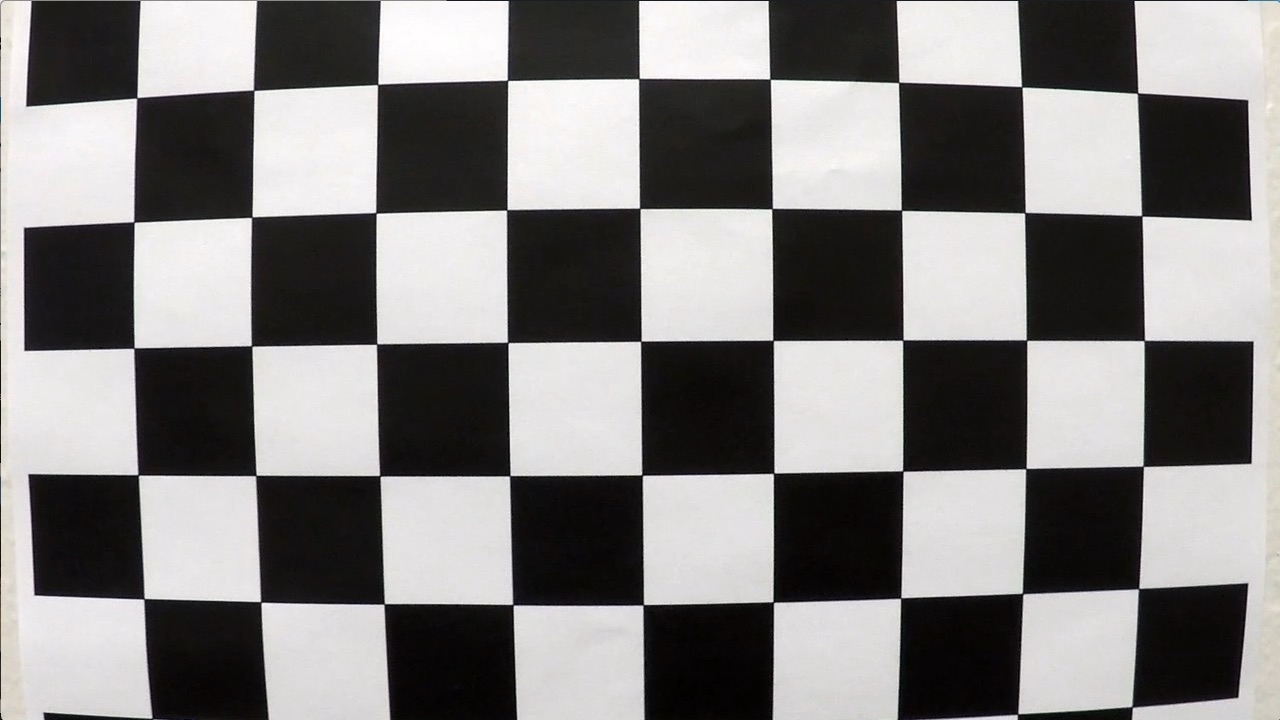
#> input picture data/main/camera_cal/calibration1.jpg, 1280 x 720 px; its folder holds 4 pictures in this run
$ python threshold_binary_demo.py   (older library calls are emulated)
#> lines starting #> are read from the running program, lines starting #| are printed output that depends on the picture; after the words box and inside, x2 and y2 are one past the last pixel; in counts of white or black regions, pixels touching at a corner belong together
### image_processing/calibration.py
import numpy as np
import cv2
from utils.caching import Cache


@Cache(destination_folder='data/main/output/calibration', filename='calibration.pickle', enabled=True)
def calibrate_camera(chessboard_images, num_of_corners, image_size=None):
#> called with num_of_corners = (9, 6)
    num_of_images = len(chessboard_images)
    nx = num_of_corners[0]
    ny = num_of_corners[1]

    if num_of_images == 0:
        raise Exception('No images are loaded for calibration. Provide at least 20 images of a chessboard under '
                        'different angles')
    if num_of_images < 20:
        print(f'{num_of_images} images are loaded. Consider using at least 20 images')
    else:
        print(f'{num_of_images} images are loaded')

    objpoints = []  # 3D points in real world space
    imgpoints = []  # 2D points in image plane

    objpoints_per_image = np.zeros((nx * ny, 3), np.float32)
    objpoints_per_image[:, :2] = np.mgrid[0:nx, 0: ny].T.reshape(-1, 2)

    for filename in chessboard_images:
        img = cv2.imread(filename)
#> img is the input picture: shape (720, 1280, 3); mean B, G, R 127.8, 128.4, 130.1
        gray = cv2.cvtColor(img, cv2.COLOR_BGR2GRAY)  # cv2.imread returns BGR image
        ret, corners = cv2.findChessboardCorners(gray, (nx, ny), None)
#> ret = False; corners = None
        if ret is True:
            imgpoints.append(corners)
            objpoints.append(objpoints_per_image)

    if image_size is not None:
        size = image_size
    else:
        img = cv2.imread(chessboard_images[0])
        size = (img.shape[1], img.shape[0])
#> size = (1280, 720)

    ret, mtx, dist, rvecs, tvecs = cv2.calibrateCamera(objpoints, imgpoints, size, None, None)

    return {"ret": ret, "mtx": mtx, "dist": dist, "rvecs": rvecs, "tvecs": tvecs}

### utils/caching.py
import pickle
from pathlib import Path
import os


class Cache(object):
    def __init__(self, destination_folder, filename, enabled=False):
        self.destination_folder = destination_folder
        self.filename = filename
        self.enabled = enabled

    def __call__(self, function):
        def wrapped_function(*args, **kwargs):
            if self.enabled is True:
                destination_file = os.path.join(self.destination_folder, self.filename)
                # get result from destination file
                if os.path.exists(destination_file):
                    return pickle.load(open(destination_file, "rb"))
                else:
                    Path(self.destination_folder).mkdir(parents=True, exist_ok=True)
                    pickle_file = open(destination_file, "wb")
                    result = function(*args, **kwargs)
                    pickle.dump(result, pickle_file)
                    pickle_file.close()
                    return result
            else:
                return function(*args, **kwargs)

        return wrapped_function

### image_processing/threshold.py
import cv2
import numpy as np


# [54 lines left out: functions abs_sobel_thresh, mag_thresh, dir_threshold, color_threshold, not called in this run]


def channel_threshold(channel, thresh=(0, 255)):
    binary = np.zeros_like(channel)
    binary[(channel >= thresh[0]) & (channel <= thresh[1])] = 1
    return binary

### demonstration/threshold_binary_demo.py
import glob

import cv2
import matplotlib.pyplot as plt
import numpy as np

from image_processing.calibration import calibrate_camera
from image_processing.threshold import channel_threshold

# Compute the camera calibration matrix and distortion coefficients given a set of chessboard images

chessboard_images = glob.glob('../data/main/camera_cal/*.jpg')
nx = 9  # chessboard corners in x direction
ny = 6  # chessboard corners in y direction

calibration_result = calibrate_camera(chessboard_images, (nx, ny))
ret = calibration_result["ret"]
mtx = calibration_result["mtx"]
dist = calibration_result["dist"]
rvecs = calibration_result["rvecs"]
tvecs = calibration_result["tvecs"]

img = cv2.imread('../data/main/test_images/test5.jpg')
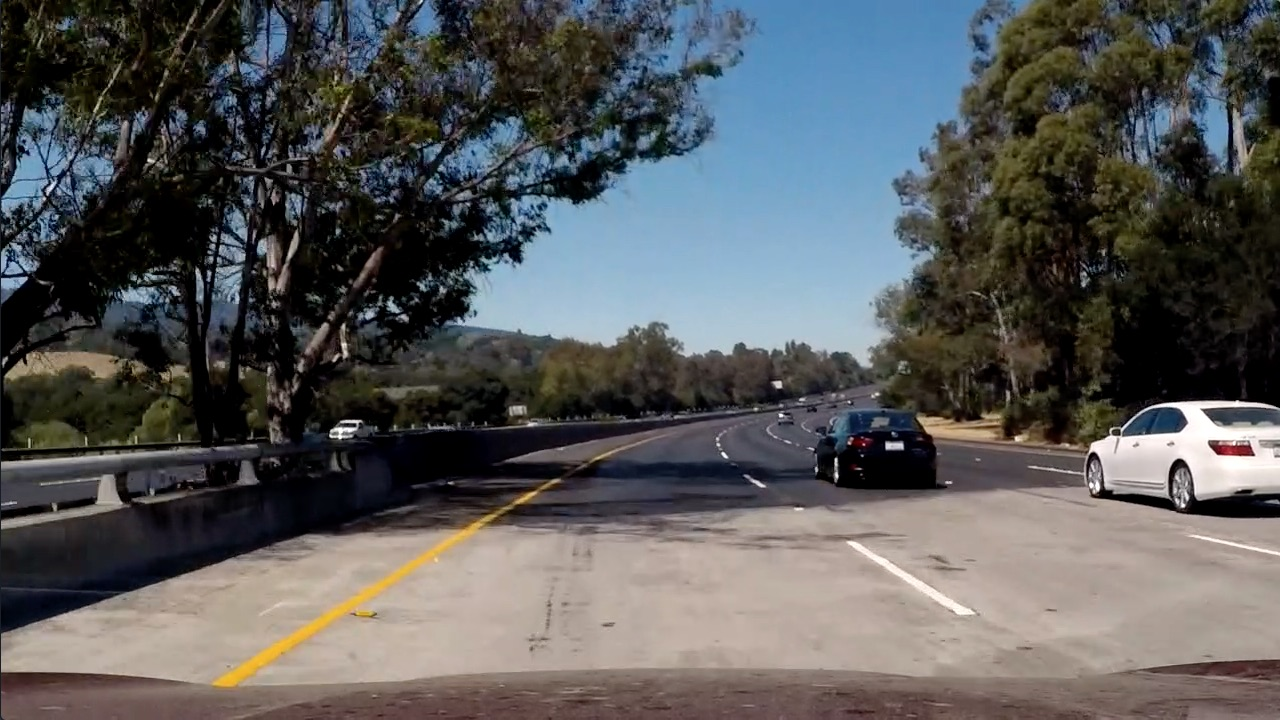
#> input picture data/main/test_images/test5.jpg, 1280 x 720 px
#> img is the input picture: shape (720, 1280, 3); mean B, G, R 89.8, 89.3, 88.5
# Apply a distortion correction to raw images
undistorted_img = cv2.undistort(img, mtx, dist, None, mtx)
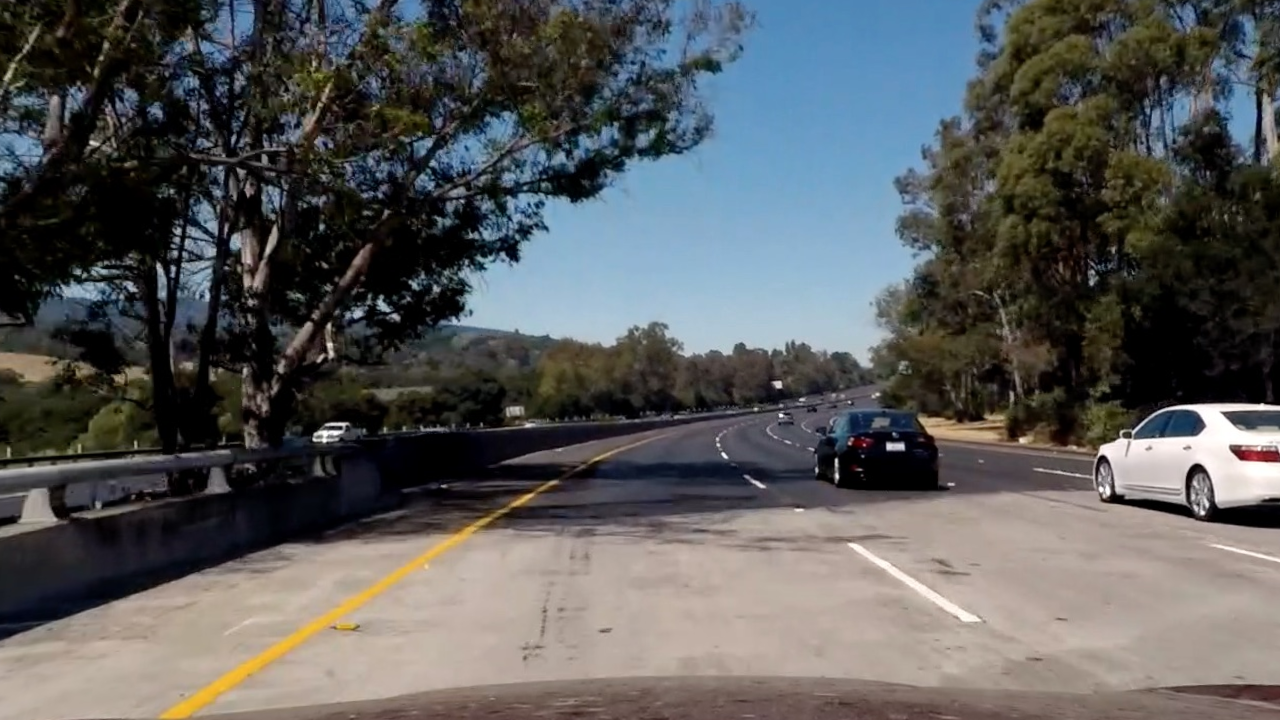
#> undistorted_img: shape (720, 1280, 3); mean B, G, R 90.8, 90.7, 89.8

hls = cv2.cvtColor(undistorted_img, cv2.COLOR_BGR2HLS)
#> hls: shape (720, 1280, 3); mean of channels 0, 1, 2 55.7, 90.4, 68.2
S = hls[:, :, 2]
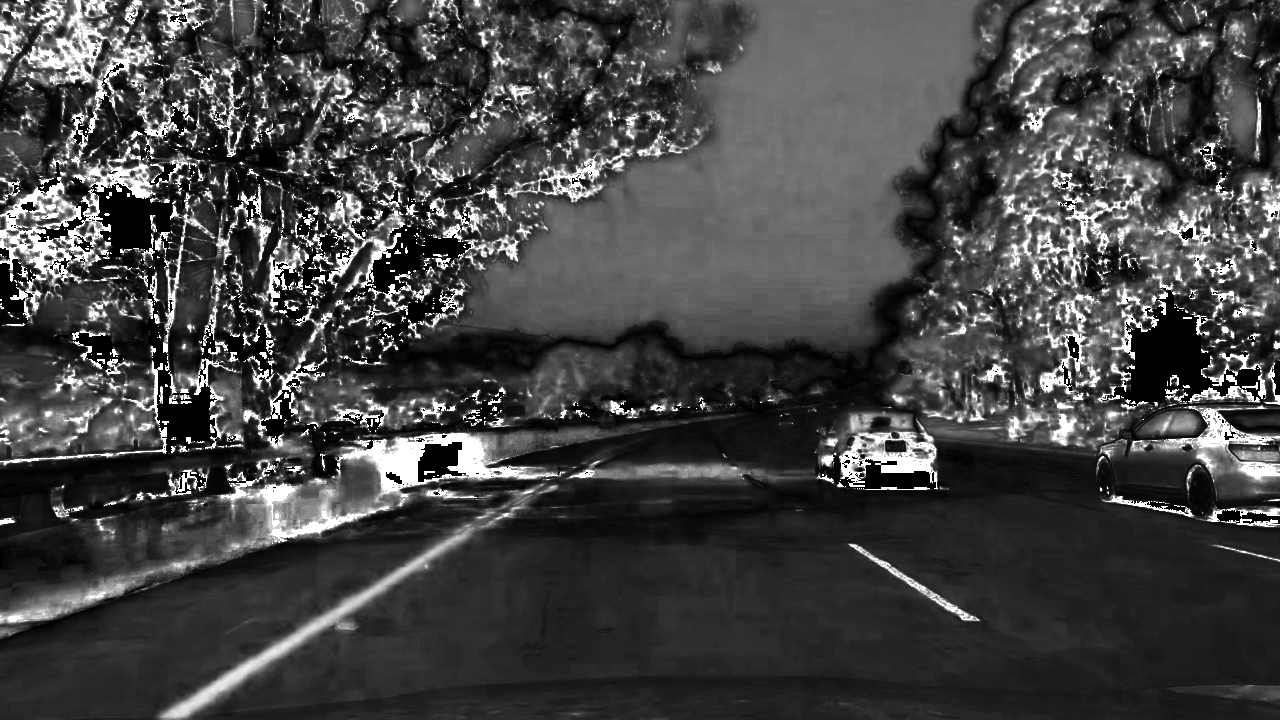
#> S: shape (720, 1280); min 0, max 255, mean 68.2
binary = channel_threshold(S, (170, 255))
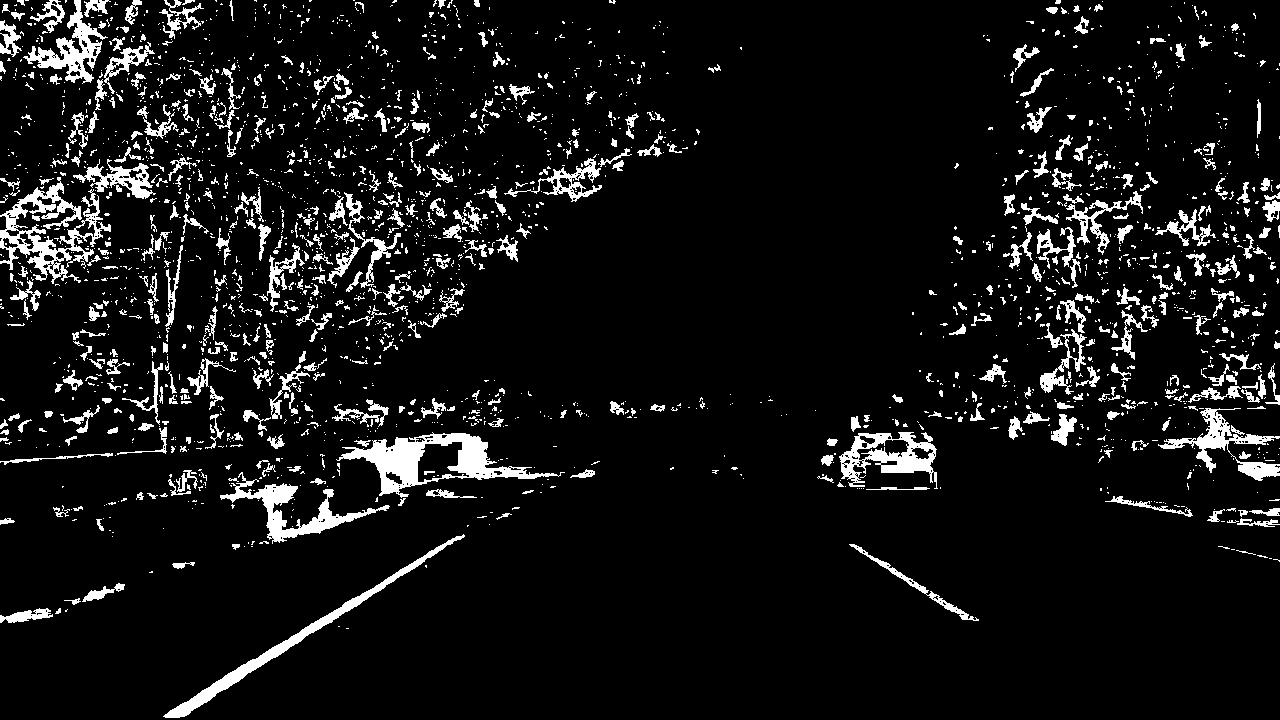
#> binary: shape (720, 1280); values 0 (black) and 1 (white), 7.9% white; 2480 white regions (1947 under 20 px), largest, box (x1, y1, x2, y2) and area: (336, 432, 565, 498) 4548, (0, 177, 111, 284) 3739, (163, 534, 465, 718) 2908
binary = np.dstack((binary, binary, binary)) * 255
#> binary: shape (720, 1280, 3); mean of channels 0, 1, 2 20.2, 20.2, 20.2
img_rgb = cv2.cvtColor(img, cv2.COLOR_BGR2RGB)

f, (ax1, ax2) = plt.subplots(1, 2, figsize=(24, 9))
f.tight_layout()
ax1.imshow(img_rgb)
ax1.set_title('Original Image', fontsize=50)
ax2.imshow(binary)
ax2.set_title('Thresholded S', fontsize=50)
plt.subplots_adjust(left=0., right=1, top=0.9, bottom=0.)
plt.show()
